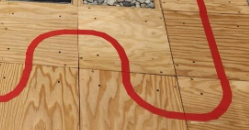
#> input picture red_line_contrast.png, 249 x 130 px, given in place of the camera
$ python esp32_line_following.py
#> lines starting #> are read from the running program, lines starting #| are printed output that depends on the picture; after the words box and inside, x2 and y2 are one past the last pixel; in counts of white or black regions, pixels touching at a corner belong together
#> in main, frame is the input picture: shape (130, 249, 3); mean B, G, R 89.7, 135.4, 186.2
import cv2 as cv
import numpy as np
import math
import time
import serial

# ------------------------------------------------------------
# Initialize Serial Port to ESP32
# ------------------------------------------------------------
# Update '/dev/ttyUSB0' to your serial port as needed.
ser = serial.Serial('/dev/ttyUSB0', 921600, timeout=1)
# Clear any existing data in the serial buffers.
ser.reset_input_buffer()
ser.reset_output_buffer()

# ------------------------------------------------------------
# Function to Clear Serial Buffers
# ------------------------------------------------------------
def clear_serial_buffer():
    ser.reset_input_buffer()
    ser.reset_output_buffer()

# ------------------------------------------------------------
# Default Motor/PID Parameters (values on a 0-1 scale)
# ------------------------------------------------------------
# OFFSET = -140 this makes the track 1 way
OFFSET = -100
ANGLE_GAIN = 19
DEFAULT_BASE_SPEED = 200
# DEFAULT_BASE_SPEED = 175

DEFAULT_MIN_SPEED  = -205
DEFAULT_MAX_SPEED  = 205
DEFAULT_KP         = 1 #0.6 then was 1
# DEFAULT_KI         = 0.05
DEFAULT_KI         = 0
# DEFAULT_KD         = 0.1
# DEFAULT_KD         = 0.35
# DEFAULT_KD         = 0.2
DEFAULT_KD         = 0.15

turn_counter = 0

has_seen_blue = False

# -----------------------------------
# Default DRIVE Parameters (modifiable)
# -----------------------------------
DRIVE_DEFAULT_TARGET_DISTANCE = -570.0    # desired distance in mm to drive
DRIVE_DEFAULT_MAX_SPEED         = 170     # maximum PWM speed
DRIVE_DEFAULT_MIN_SPEED         = 90     # minimum PWM speed
DRIVE_DEFAULT_KP_DIFF           = 15     # proportional gain for difference error (wheel imbalance)
DRIVE_DEFAULT_KI_DIFF           = 0.0     # integral gain for difference error
DRIVE_DEFAULT_KD_DIFF           = 3     # derivative gain for difference error
DRIVE_DEFAULT_KP_BASE           = 1.4     # gain for scaling base speed based on distance error


TURN_DEFAULT_TARGET_DEGREES = 180.0    # degrees to turn (positive = clockwise, negative = counter-clockwise)
TURN_DEFAULT_MAX_SPEED      = 200     # maximum PWM speed
TURN_DEFAULT_MIN_SPEED      = 30  # minimum PWM speed
TURN_DEFAULT_KP_DIFF        = 25   # proportional gain for difference error
TURN_DEFAULT_KI_DIFF        = 0     # integral gain for difference error
TURN_DEFAULT_KD_DIFF        = 15    # derivative gain for difference error
TURN_DEFAULT_KP_BASE        = 750    # gain for scaling base speed based on distance error
# TURN_DEFAULT_KP_BASE        = 750    # gain for scaling base speed based on distance error

def send_turn_command(target_degrees, sleep_time):
    """Format and send the TURN command over serial."""
    command = f"TURN,{target_degrees},{TURN_DEFAULT_MAX_SPEED},{TURN_DEFAULT_MIN_SPEED},{TURN_DEFAULT_KP_DIFF},{TURN_DEFAULT_KI_DIFF},{TURN_DEFAULT_KD_DIFF},{TURN_DEFAULT_KP_BASE}\n"
    print("Sending command:", command.strip())
    ser.write(command.encode())
    time.sleep(sleep_time)

def send_drive_command(target_distance, sleep_time):
    """Format and send the DRIVE command over serial."""
    command = f"DRIVE,{target_distance},{DRIVE_DEFAULT_MAX_SPEED},{DRIVE_DEFAULT_MIN_SPEED},{DRIVE_DEFAULT_KP_DIFF},{DRIVE_DEFAULT_KI_DIFF},{DRIVE_DEFAULT_KD_DIFF},{DRIVE_DEFAULT_KP_BASE}\n"
    # command =f"DRIVE,500,170,60,15,0.0,3,1.4\n"
    print("Sending command:", command.strip())
    ser.write(command.encode())
    time.sleep(sleep_time)

def send_open_command(sleep_time):
    """Format and send the DRIVE command over serial."""
    command = f"OPEN\n"
    print("Sending command:", command.strip())
    ser.write(command.encode())
    time.sleep(sleep_time)

def send_close_command(sleep_time):
    """Format and send the DRIVE command over serial."""
    command = f"CLOSE\no"
    print("Sending command:", command.strip())
    ser.write(command.encode())
    time.sleep(sleep_time)

def send_stop_command(sleep_time):
    """Format and send the DRIVE command over serial."""
    command = f"STOP\n"
    print("Sending command:", command.strip())
    ser.write(command.encode())
    time.sleep(1)

# ------------------------------------------------------------
# (Removed) GPIO MotorDriver and Encoder Setup
# ------------------------------------------------------------
# Previously, motor control was handled via gpiozero.
# That code has been removed so that motor control is now
# implemented on the ESP32 via serial commands.

def detect_blue_line(frame):
    threshold_percent = 0.20 # This is the percentage of blue pixels that are detected in the frame
    hsv = cv.cvtColor(frame, cv.COLOR_BGR2HSV)

    blue_lower = np.array([100, 50, 50])
    blue_upper = np.array([130, 255, 255])

    blue_mask = cv.inRange(hsv, blue_lower, blue_upper)

    # kernel = np.ones((3, 3), np.uint8)
    # blue_mask = cv.morphologyEx(blue_mask, cv.MORPH_OPEN, kernel)
    # blue_mask = cv.morphologyEx(blue_mask, cv.MORPH_CLOSE, kernel)

    total_pixels = frame.shape[0] * frame.shape[1]
    blue_pixels = cv.countNonZero(blue_mask)
    blue_percentage = (blue_pixels / total_pixels)

    # print(f"Blue pixels: {blue_pixels}")
    # print(f"total_pixels: {total_pixels}")
    blue_detected = blue_percentage > threshold_percent

    return blue_detected

# ------------------------------------------------------------
# Red Line Detection using Bottom Crop (unchanged)
# ------------------------------------------------------------
def process_frame(frame, bottom_crop=200):
#> called with bottom_crop = 300
    global has_seen_blue  # Ad
    is_blue_line_detected = False
    # Resize the frame.
    frame = cv.resize(frame, (640, 480))
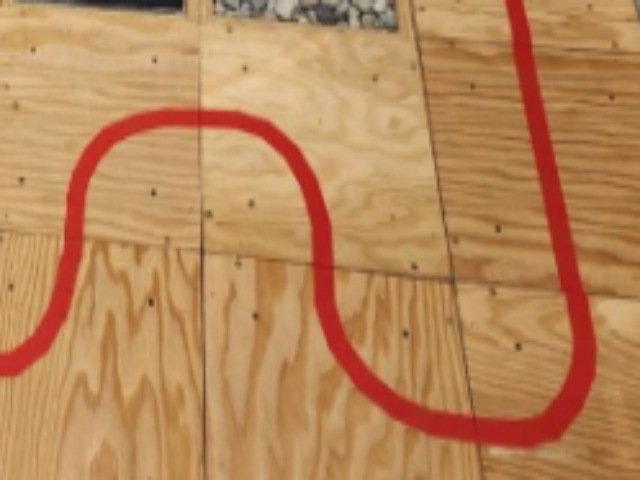
#> frame: shape (480, 640, 3); mean of channels 0, 1, 2 89.6, 135.3, 186.1; drawn as B, G, R
    # Crop Image to remove bottom portion
    frame = frame[:-200, :]
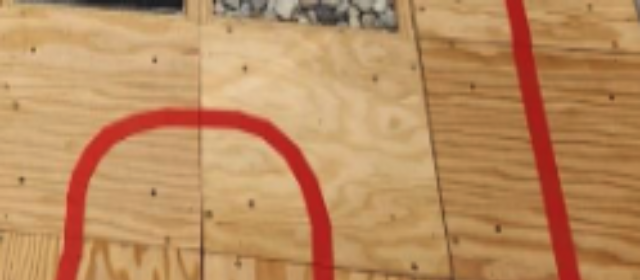
#> frame: shape (280, 640, 3); mean of channels 0, 1, 2 94.6, 139.8, 187.6; drawn as B, G, R
    height, width = frame.shape[:2]
#> height = 280; width = 640
    center_x = width // 2
#> center_x = 320

    if not has_seen_blue and detect_blue_line(frame):
#> in detect_blue_line, `hsv = cv.cvtColor(frame, cv.COLOR_BGR2HSV)`: hsv: shape (280, 640, 3); mean H, S, V 15.5, 127.7, 187.6
#> in detect_blue_line, `blue_mask = cv.inRange(hsv, blue_lower, blue_upper)`: blue_mask: shape (280, 640); every value is 0
#> in detect_blue_line, `blue_pixels = cv.countNonZero(blue_mask)`: blue_pixels = 0
#> in detect_blue_line, `blue_detected = blue_percentage > threshold_percent`: blue_detected = False
        print("Blue line detected")
        is_blue_line_detected = True
        has_seen_blue = True
        return frame, None, 0, 0, False, is_blue_line_detected
    # Convert to HSV and threshold for red.
    hsv = cv.cvtColor(frame, cv.COLOR_BGR2HSV)
    red_lower = np.array([0, 50, 50])
    red_upper = np.array([10, 255, 255])
    red_lower2 = np.array([170, 50, 50])
    red_upper2 = np.array([180, 255, 255])
    mask1 = cv.inRange(hsv, red_lower, red_upper)
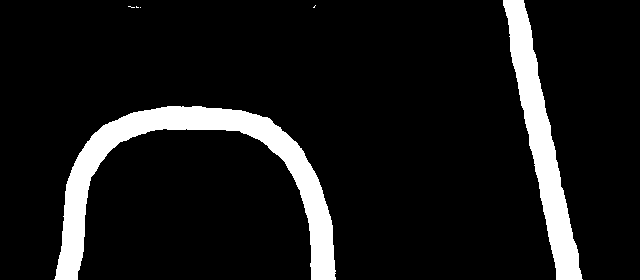
#> mask1: shape (280, 640); 9.8% white; 6 white regions (4 under 20 px), largest, box (x1, y1, x2, y2) and area: (54, 106, 336, 280) 10950, (503, 0, 583, 280) 6645
    mask2 = cv.inRange(hsv, red_lower2, red_upper2)
    mask = cv.bitwise_or(mask1, mask2)

    # Apply morphological operations to remove noise.
    kernel = np.ones((3, 3), np.uint8)
    mask = cv.morphologyEx(mask, cv.MORPH_OPEN, kernel)  # Removes small noise.
#> mask: shape (280, 640); 9.8% white; 2 white regions, box (x1, y1, x2, y2) and area: (55, 106, 336, 280) 10943, (503, 0, 582, 280) 6642
    mask = cv.morphologyEx(mask, cv.MORPH_CLOSE, kernel) # Fills small holes.
#> mask: shape (280, 640); 9.8% white; 2 white regions, box (x1, y1, x2, y2) and area: (55, 106, 336, 280) 10944, (503, 0, 582, 280) 6642

    red_regions = cv.bitwise_and(frame, frame, mask=mask)
    gray = cv.cvtColor(red_regions, cv.COLOR_BGR2GRAY)
    blurred = cv.GaussianBlur(gray, (7, 7), 0)

    edges = cv.Canny(blurred, 200, 255)
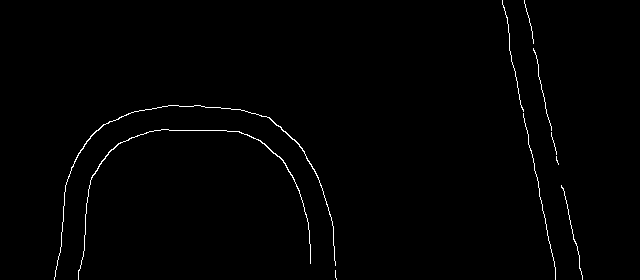
#> edges: shape (280, 640); 0.89% white in thin lines or dots, all inside (x1, y1, x2, y2) = (54, 0, 583, 280)
    # Create an overlay for visualization.
    overlay = frame.copy()

    # Use only the bottom portion of the frame.
    bottom_region_top = height - bottom_crop
#> bottom_region_top = -20
    rows = bottom_crop  # number of rows used

    # Allocate arrays for left and right edge positions in the cropped region.
    left_edges = np.full((rows,), np.nan, dtype=np.float32)
    right_edges = np.full((rows,), np.nan, dtype=np.float32)

    # Keep track of the last known left/right values.
    last_left = None
    last_right = None

    # Process each row in the bottom cropped region.
    for idx, y in enumerate(range(bottom_region_top, height)):
        xs = np.where(edges[y, :] > 0)[0]
        if len(xs) >= 2:
            left_edges[idx] = np.min(xs)
            right_edges[idx] = np.max(xs)
            last_left = left_edges[idx]
            last_right = right_edges[idx]
            cv.circle(overlay, (int(np.min(xs)), y), 1, (0, 255, 0), -1)
            cv.circle(overlay, (int(np.max(xs)), y), 1, (0, 255, 0), -1)
        elif len(xs) == 1:
            point = xs[0]
            # Decide if this single point is left or right based on previous known values.
            if last_left is not None and last_right is not None:
                prev_mid = (last_left + last_right) / 2.0
                if point < prev_mid:
                    left_edges[idx] = point
                else:
                    right_edges[idx] = point
            else:
                # Without previous data, use a heuristic based on the frame center.
                if point < width / 2:
                    left_edges[idx] = point
                    last_left = point
                else:
                    right_edges[idx] = point
                    last_right = point
            cv.circle(overlay, (int(point), y), 1, (0, 255, 0), -1)
#> this loop made 300 passes
#> xs on passes 1 to 12: [57, 81, 310, 334, 553, 579], [57, 81, 310, 335, 554, 579], [57, 81, 310, 335, 554, 579], [57, 81, 310, 335, 554, 579], [57, 81, 335, 554, 579], [57, 80, 335, 554, 579], [56, 80, 554, 579], [56, 80, 555, 579], [56, 80, 555, 579, 580], [56, 79, 555, 580], [55, 78, 79, 335, 555, 580], [55, 78, 335, 555, 581]
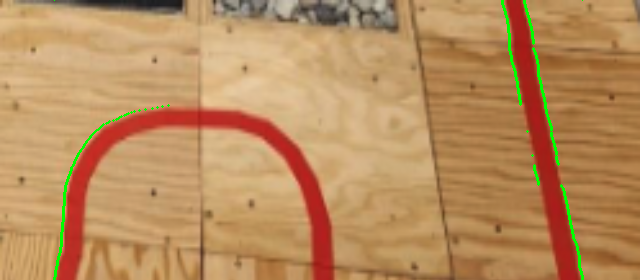
#> overlay: shape (280, 640, 3); 0.96% of pixels changed, all inside (x1, y1, x2, y2) = (53, 0, 584, 280); drawn as B, G, R
#> after the loop, left_edges = 300 values, max 520 at index 120, min 54 at index 17, mean 226.4
        # If no edge is detected, the row remains NaN.

    # Interpolate missing left and right edge values.
    valid_left_idx = np.where(~np.isnan(left_edges))[0]
#> valid_left_idx = 300 values from 0 to 299
    if len(valid_left_idx) > 0:
        all_idx = np.arange(rows)
#> all_idx = 300 values from 0 to 299
        left_edges = np.interp(all_idx, valid_left_idx, left_edges[valid_left_idx])
    valid_right_idx = np.where(~np.isnan(right_edges))[0]
#> valid_right_idx = 296 values from 0 to 299
    if len(valid_right_idx) > 0:
        all_idx = np.arange(rows)
        right_edges = np.interp(all_idx, valid_right_idx, right_edges[valid_right_idx])
#> right_edges = 300 values, max 582 at index 15, min 524 at index 20, mean 553

    # Compute middle points row-by-row.
    middle_points = []
    for idx, y in enumerate(range(bottom_region_top, height)):
        if not np.isnan(left_edges[idx]) and not np.isnan(right_edges[idx]):
            mid_x = (left_edges[idx] + right_edges[idx]) / 2.0
            middle_points.append([mid_x, y])
            cv.circle(overlay, (int(mid_x), y), 1, (255, 0, 255), -1)
#> this loop made 300 passes
#> mid_x on passes 1 to 12: 318, 318, 318, 318, 318, 318, 317.5, 317.5, 318, 318, 317.5, 318
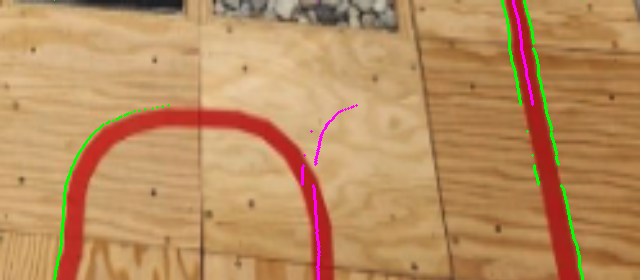
#> overlay: shape (280, 640, 3); 0.49% of pixels changed, all inside (x1, y1, x2, y2) = (301, 0, 534, 280); drawn as B, G, R
#> after the loop, middle_points = 300 pairs, first value 302 to 532.5, second value -20 to 279

    # Initialize error, angle, and detection flag.
    error = 0
    angle = 0
    detected = False
    if len(middle_points) > 0:
        detected = True
        middle_points = np.array(middle_points, dtype=np.float32)
        # Fit a robust line through the middle points.
        [vx, vy, x0, y0] = cv.fitLine(middle_points, cv.DIST_L2, 0, 0.01, 0.01)
#> vx = [0.77]; vy = [-0.638]; x0 = [389.7]; y0 = [129.5]
        # Extrapolate the line to cover the full height.
        t_top = (0 - y0) / vy
#> t_top = [203]
        t_bottom = ((height - 1) - y0) / vy
#> t_bottom = [-234.3]
        x_top = int(x0 + t_top * vx)
#> x_top = 546
        x_bottom = int(x0 + t_bottom * vx)
#> x_bottom = 209
        cv.line(overlay, (x_top, 0), (x_bottom, height - 1), (255, 0, 0), 2)
        # Compute error using the line's intersection at the bottom (with a camera offset, if needed).
        error = (x_bottom - center_x) + OFFSET  # Adjust "75" as a camera offset if necessary.
#> error = -211
        # Compute the angle relative to vertical.
        angle = math.degrees(math.atan2(vx, vy))
#> angle = 129.6
        # Adjust angle so that right tilt is positive and left tilt negative.
        if angle < 90:
            angle = -angle
        else:
            angle = 180 - angle
#> angle = 50.36

        # Draw an arrow at the bottom of the frame to illustrate the angle.
        pivot = (x_bottom, height - 1)
#> pivot = (209, 279)
        arrow_length = 50
        angle_rad = math.radians(angle)
#> angle_rad = 0.879
        end_point = (int(pivot[0] + arrow_length * math.sin(angle_rad)),
                     int(pivot[1] - arrow_length * math.cos(angle_rad)))
#> end_point = (247, 247)
        cv.arrowedLine(overlay, pivot, end_point, (0, 255, 255), 2)
    else:
        cv.putText(overlay, "No robust red line detected", (10, 30),
                   cv.FONT_HERSHEY_SIMPLEX, 1, (0, 0, 255), 2)

    cv.putText(overlay, f"Error: {error}", (10, 60),
               cv.FONT_HERSHEY_SIMPLEX, 1, (0, 255, 255), 2)
    cv.putText(overlay, f"Angle: {angle:.2f} deg", (10, 90),
               cv.FONT_HERSHEY_SIMPLEX, 1, (0, 255, 255), 2)
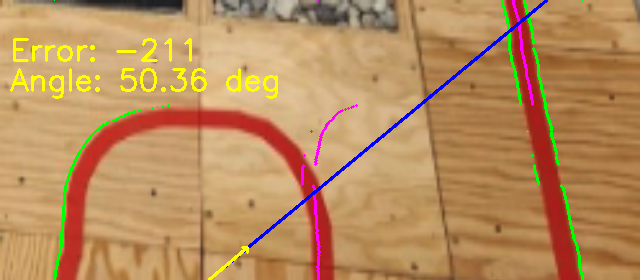
#> overlay: shape (280, 640, 3); mean of channels 0, 1, 2 93.9, 141.2, 185.6; drawn as B, G, R

    return overlay, edges, error, angle, detected, is_blue_line_detected

# ------------------------------------------------------------
# New Function: Send Serial Command to ESP32
# ------------------------------------------------------------
def send_serial_command(error, base_speed=DEFAULT_BASE_SPEED, min_speed=DEFAULT_MIN_SPEED,
                        max_speed=DEFAULT_MAX_SPEED, kp=DEFAULT_KP, ki=DEFAULT_KI, kd=DEFAULT_KD):
    # Format the command string to be parsed by the ESP32.
    # Example command: "MC_243,0.15,0.05,0.3,0.0005,0,0\n"
    command = f"MC_{error},{base_speed},{min_speed},{max_speed},{kp:.3f},{ki:.3f},{kd:.3f}\n"
    ser.write(command.encode())
    print("Sent command:", command)

# ------------------------------------------------------------
# Main Loop: Capture Video and Send Serial Commands to ESP32
# ------------------------------------------------------------
def main():
    global OFFSET
    cap = cv.VideoCapture(0)
    if not cap.isOpened():
        print("Error: Could not open video source")
        return

    # Set bottom_crop (in pixels) to use from the bottom of the frame.
    bottom_crop = 300 # was 200
    # Variables to store last valid error and angle when a line was detected.
    last_valid_error = None
    last_valid_angle = None

    while True:
        t_start = time.perf_counter()
        ret, frame = cap.read()
        if not ret:
            break

        overlay, edges, error, angle, detected, is_blue_line_detected = process_frame(frame, bottom_crop=bottom_crop)
#> error = -211; angle = 50.36; detected = True; is_blue_line_detected = False

        if is_blue_line_detected:
            clear_serial_buffer()
            send_stop_command(1)
            # time.sleep(2)
            send_open_command(2)
            send_drive_command(-50, 3)
            # send_drive_command(-15, 3)
            send_turn_command(7, 1)
            # [5 lines of commented-out code are left out]
            send_drive_command(150, 3)
            # time.sleep(3)
            send_close_command(2)
            # time.sleep(3)
            send_drive_command(-125, 3)
            # time.sleep(3)
            send_turn_command(270, 3)
            # time.sleep(3)
            clear_serial_buffer()
            # OFFSET = 140
            OFFSET *= -1
            continue

        # If a robust line is not detected, use the last valid error and angle.
        if not detected and last_valid_error is not None:
            error = last_valid_error
            angle = last_valid_angle
        elif detected:
            last_valid_error = error
#> last_valid_error = -211
            last_valid_angle = angle
#> last_valid_angle = 50.36

        # Optionally, modify error based on the angle (if needed).
        if last_valid_angle and abs(last_valid_angle - angle) < 60:
            # angle was working at 20
            if abs(angle) > 40 and abs(angle) < 70:
                error = error + angle * ANGLE_GAIN
#> error = 745.8

        print(f"Error: {error:.2f}, Angle: {angle:.2f} deg")
#| Error: 745.77, Angle: 50.36 deg

        # Clear serial buffers to avoid overfilling before sending new command.
        clear_serial_buffer()

        # Send serial command with the current error and motor/PID parameters.
        send_serial_command(error, base_speed=DEFAULT_BASE_SPEED, min_speed=DEFAULT_MIN_SPEED,
                            max_speed=DEFAULT_MAX_SPEED, kp=DEFAULT_KP, ki=DEFAULT_KI, kd=DEFAULT_KD)
#| Sent command: MC_745.769132617671,200,-205,205,1.000,0.000,0.150
        # [10 lines of commented-out code are left out]

    cap.release()
    cv.destroyAllWindows()

if __name__ == '__main__':
    main()
